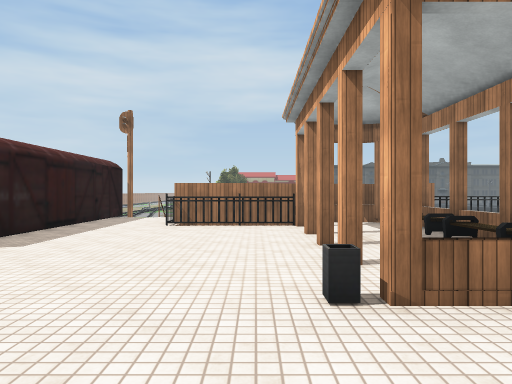
View 1 (above)

24 first-person views from a walk through a Unity game level. The camera is 1.4 m above the floor, looks level and sees 70° across. Doors are open. The floor is counted in squares, 2 m on a side. Each view is taken from the middle of a square. On the plan, view 1 faces up. The plan holds only what a view shows up to about 11 squares ahead; the rest is blank. The place goes on beyond the plan. Some surface patterns are stand-ins.

View 2
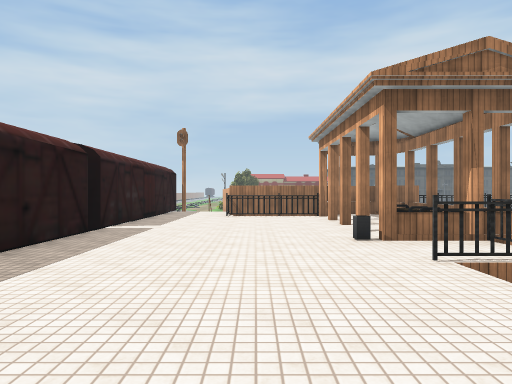

View 3
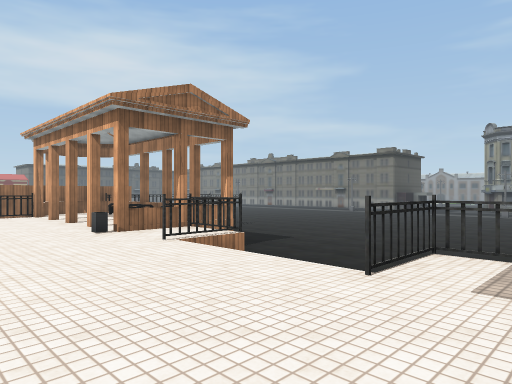

View 4
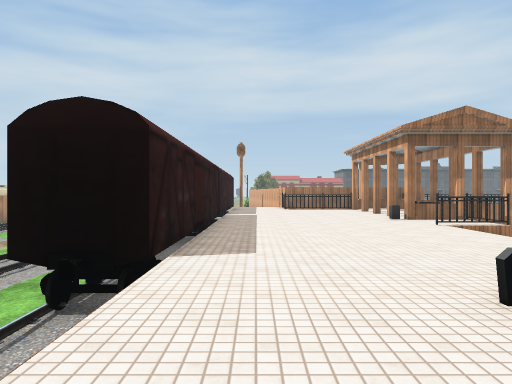

View 5
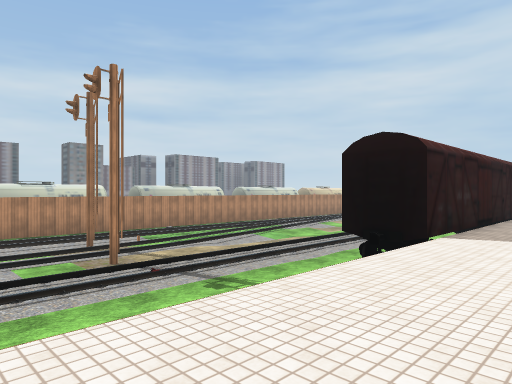

View 6
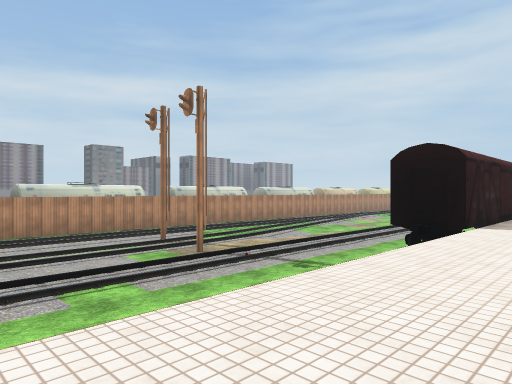

View 7
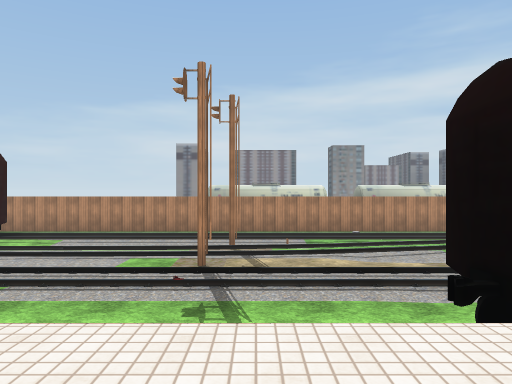

View 8
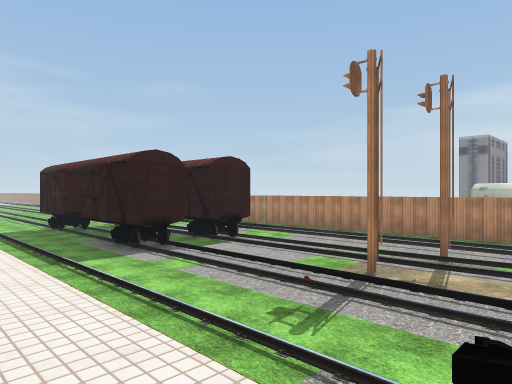

View 9
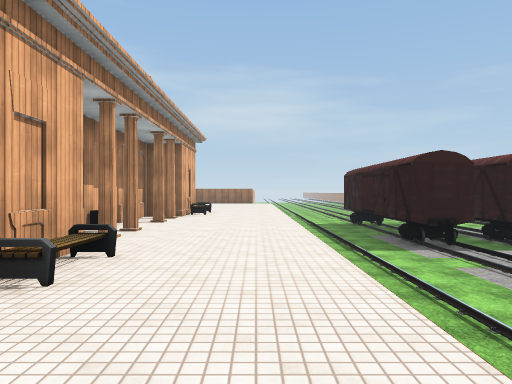

View 10
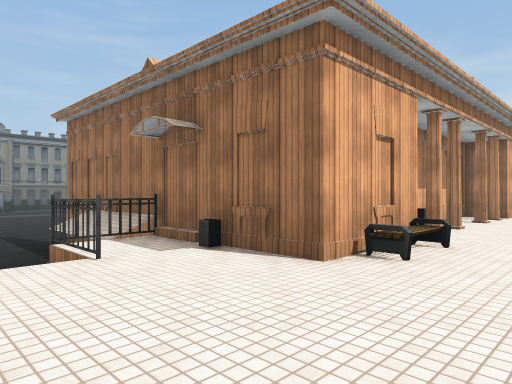

View 11
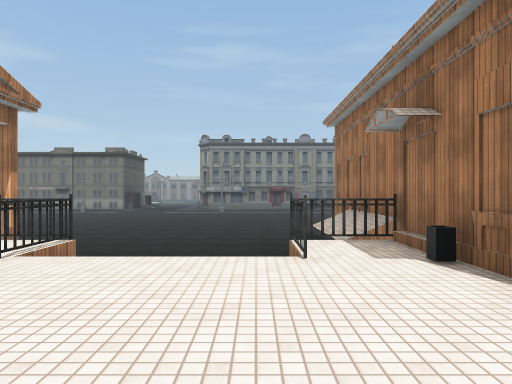

View 12
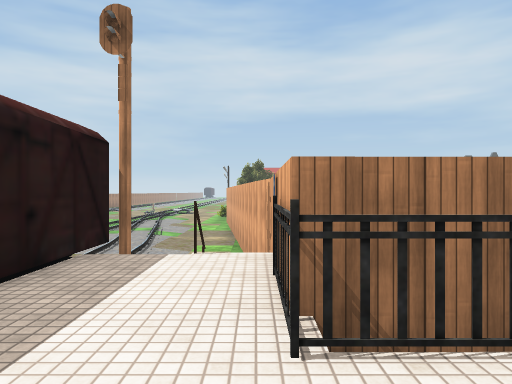

View 13
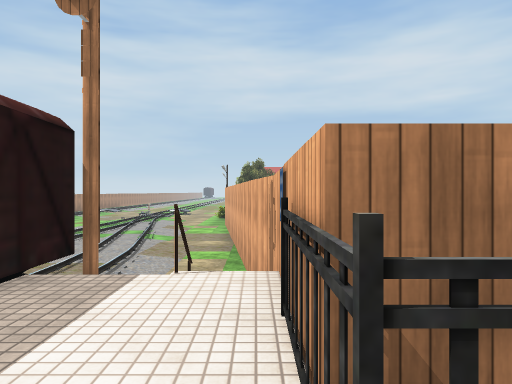

View 14
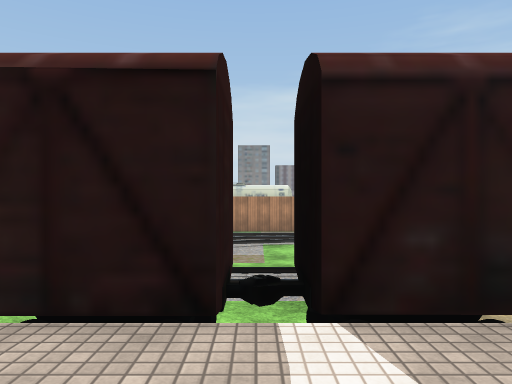

View 15
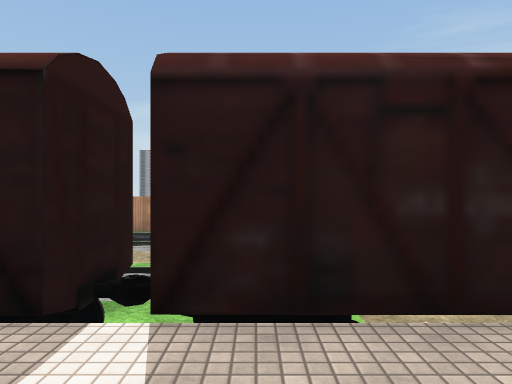

View 16
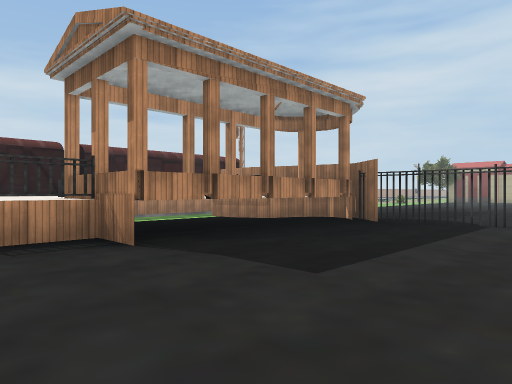

View 17
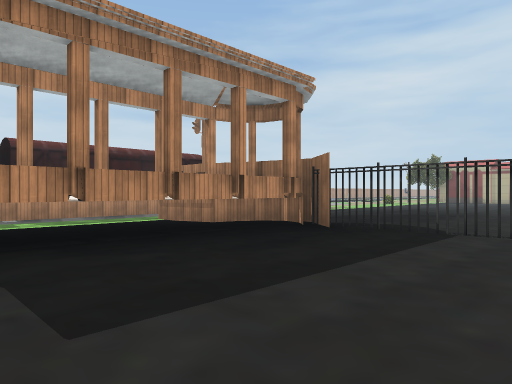

View 18
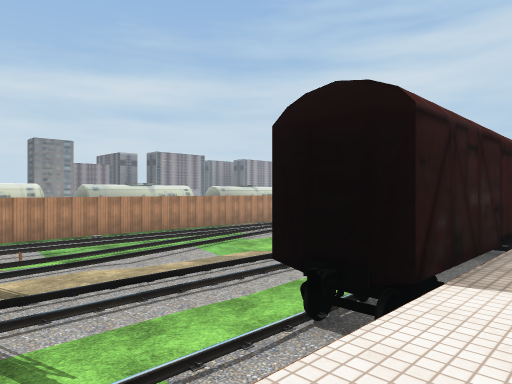

View 19
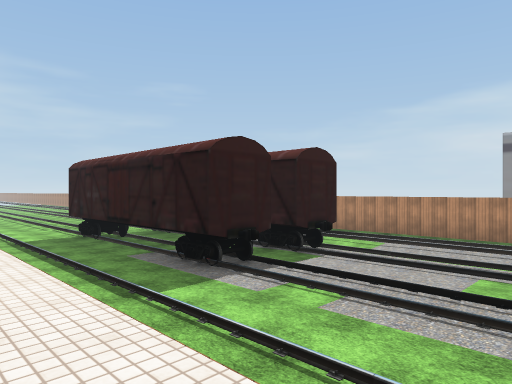

View 20
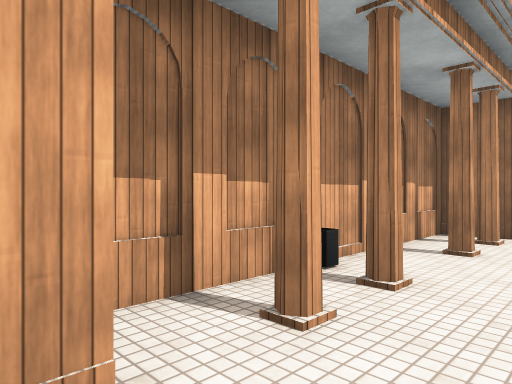

View 21
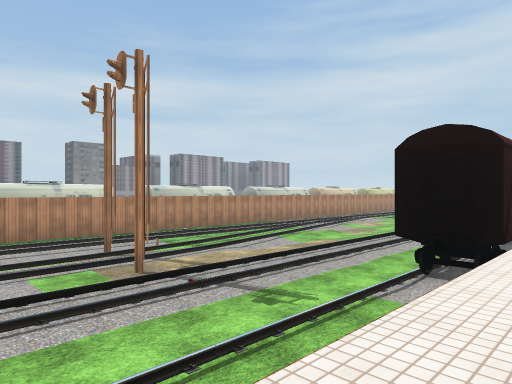

View 22
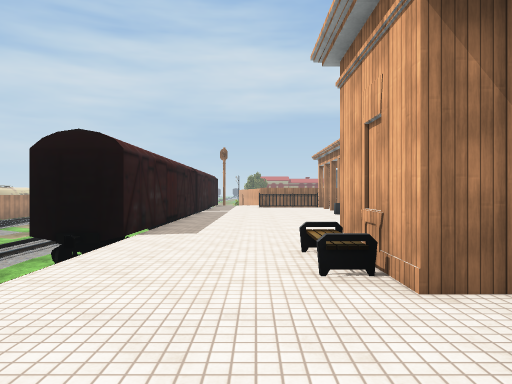

View 23
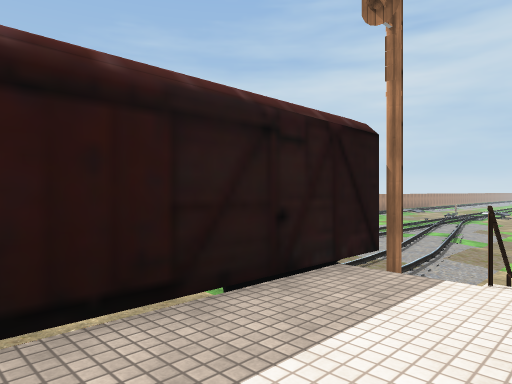

View 24
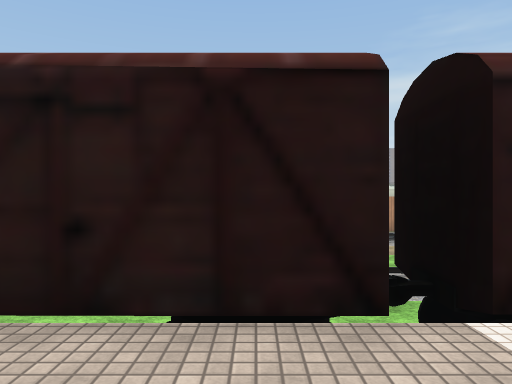

### Floor plan
Key: @ floor where view 1 was taken; # wall or solid block; x gap in a wall; . main floor; - floor 0.25 m lower than the main floor; : floor 1.25 m higher than the main floor; / step, stairs or slope; = window, fence, low wall or low ledge; T thing the floor can be seen under or through.
Columns run from 15 left of view 1 to 8 right of it. Each row starts with its distance up from view 1.
 20           --
 19          .--
 18         .//-#
 17         .///#
 16          //--#
 15          ./--#
 14          ..--#     ...
 13          ..- #    ....
 12              #    ....
 11           ## #    ....
 10           ##x#    .....
  9            #:=  ##TTTTT
  8            #:###=:=T  .
  7            #::::::=....
  6     /--  . #::::::#....
  5   /.---//.##::::::/.....
  4   ///--/..##::::: =.....
  3   ///--/.. #::::: /.....
  2   ///--/.. #::::##=.....
  1   /./--//. #:::::=......
  0   /..--/.. #:::@/ ......
 -1   /.//-//. #::::/ ......
 -2   /.//-//.##:::://......
 -3 # ////-//.##:::::#......
 -4 # //-/./../=::########..
 -5 # //-../...-::#
 -6 # //#.#/..//::##
 -7 # //-..//..-:::#
 -8 # //-../..//::##
 -9 # //-..//.//::##
-10   //-/./..//:::#
-11   //-####..-::##
-12   // ####.//::##

Where each view was taken, in squares from view 1:
view 1: 0 up, 0 right, facing up
view 2: 3 down, 1 left, facing up
view 3: 4 down, 2 left, facing up-right
view 4: 7 down, 3 left, facing up
view 5: 9 down, 2 left, facing up-left
view 6: 11 down, 2 left, facing up-left
view 7: 5 down, 2 left, facing left
view 8: 3 down, 3 left, facing down-left
view 9: 2 down, 3 left, facing down
view 10: 1 down, 3 left, facing down-right
view 11: 2 down, 3 left, facing right
view 12: 6 up, 2 left, facing up
view 13: 7 up, 2 left, facing up
view 14: 4 up, 2 left, facing left
view 15: 5 up, 2 left, facing left
view 16: 0 up, 8 right, facing up-left
view 17: 2 up, 8 right, facing up-left
view 18: 6 down, 3 left, facing up-left
view 19: 6 down, 3 left, facing down-left
view 20: 6 down, 2 left, facing down-right
view 21: 9 down, 3 left, facing up-left
view 22: 9 down, 2 left, facing up
view 23: 7 up, 2 left, facing up-left
view 24: 3 up, 2 left, facing left
